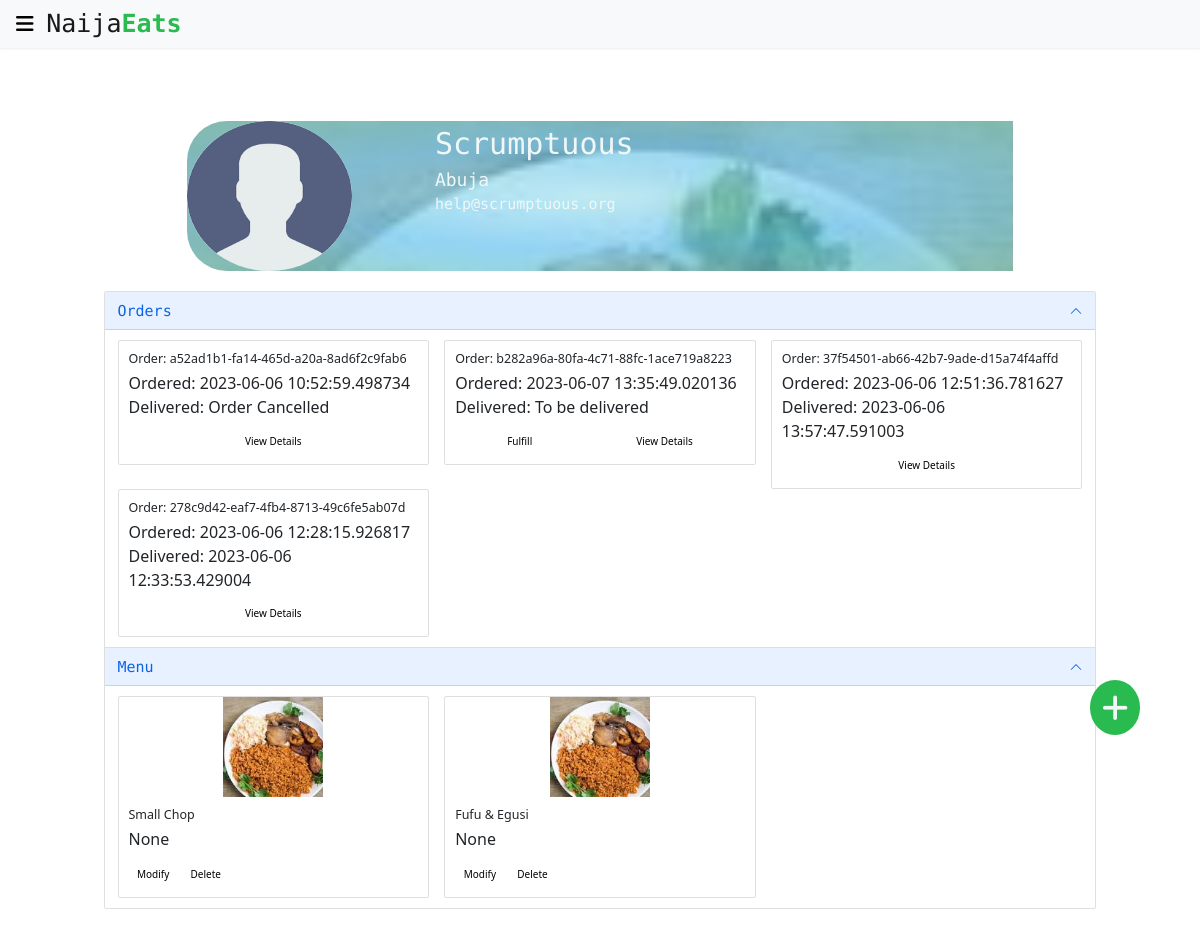
Page /profile/7e546509-2631-4c0f-870c-4f03f7c1c5be (signed in) on the committed database.
### app/models/user.py (models this page shows, shortened)
class User(UserMixin, db.Model):
    id = db.Column(db.String(50), primary_key=True, default=generate_uuid)
    first_name = db.Column(db.String(70), nullable=True)
    last_name = db.Column(db.String(70), nullable=True)
    org_name = db.Column(db.String(70), nullable=True)
    image_url = db.Column(db.Text, nullable=False,
                          default='../static/images/sample_user.png')
    email = db.Column(db.String(150), nullable=False, unique=True)
    password = db.Column(db.String(100), nullable=False)
    is_business = db.Column(db.Boolean(), nullable=False, default=False)
    address = db.Column(db.Text, default='User Address Supposed To Go Here')
    city_id = db.Column(db.String(50), db.ForeignKey('city.id'),
                        nullable=False)
    menu = db.relationship('MenuItem', backref='restaurant', lazy=True)
    orders = db.relationship('PlacedOrder', backref='buyer', lazy=True)
    reviews = db.relationship('Review', backref='user', lazy=True)

### app/models/city.py (models this page shows, shortened)
class City(db.Model):
    id = db.Column(db.String(50), primary_key=True, default=generate_uuid)
    name = db.Column(db.String(30), nullable=False, unique=True)
    zip_code = db.Column(db.String(20))
    users = db.relationship('User', backref='city', lazy=True)

### app/models/placed_order.py (models this page shows, shortened)
class PlacedOrder(db.Model):
    id = db.Column(db.String(50), primary_key=True, default=generate_uuid)
    quantity = db.Column(db.Integer, nullable=False, default=0)
    order_date = db.Column(db.DateTime, nullable=False, default=datetime.now())
    delivery_date = db.Column(db.DateTime)
    delivery_address = db.Column(db.Text)
    total_price = db.Column(db.Float)
    cancelled = db.Column(db.Boolean, default=False)
    delivered = db.Column(db.Boolean, default=False)
    user_id = db.Column(db.String(50), db.ForeignKey('user.id'),
                        nullable=True)
    reviews = db.relationship('Review', backref='order', lazy=True)
    menu = db.relationship('MenuItem', secondary='order_menuitem',
                           backref='orders')

### app/models/menu_item.py (models this page shows, shortened)
class MenuItem(db.Model):
    id = db.Column(db.String(50), primary_key=True, default=generate_uuid)
    title = db.Column(db.String(50), nullable=False)
    image_url = db.Column(db.Text, nullable=False,
                          default="../static/images/naijafoods.jpeg")
    description = db.Column(db.Text)
    price = db.Column(db.Numeric(precision=5, scale=2), nullable=False)
    category_id = db.Column(db.String(50), db.ForeignKey('category.id'),
                            nullable=False)
    user_id = db.Column(db.String(50), db.ForeignKey('user.id'),
                        nullable=True)

### app/user/routes.py (the view)
@bp.route("/profile/<user_id>")
@login_required
def profile(user_id):
    user = User.query.get(user_id)
    orders = []
    if user.is_business:
        menu = MenuItem.query.all()
        for menu_item in menu:
            if menu_item.restaurant == user:
                orders.extend(menu_item.orders)
        order_ids = set([order.id for order in orders])
        orders = []
        for order_id in order_ids:
            orders.append(PlacedOrder.query.get(order_id))
    else:
        orders = user.orders
    return render_template('profile.html', user=user, orders=orders)

### app/__init__.py (called while the page is built)
def create_app(config_class=Config):
    app = Flask(__name__)
    app.config.from_object(config_class)
    db.init_app(app=app)
    login_manager = LoginManager()
    login_manager.init_app(app)
    login_manager.login_view = 'user_bp.login'
    from app.main import bp as main_bp
    from app.user import bp as user_bp
    app.register_blueprint(main_bp)
    app.register_blueprint(user_bp)
    @login_manager.user_loader
    def load_user(user_id):
        return User.query.get(user_id)
    @app.route('/test/')
    def test_app():
        return '<h1>It seems the app is working well</h1>'
    return app

### app/templates/profile.html (shortened to what this page needs)
{% extends "base.html" %}
{% block content %}
{% include 'simple_nav.html' %}
<div class="profile-area">
  <div class="profile-header">
    <div class="profile-image">
      <img src="{{ user.image_url }}" alt="Image of a sample user profile">
    </div>
    <div class="profile-details">
      {% if user.is_business %}
      <span id="user_name">{{ user.org_name }}</span>
      {% else %}
      <span id="user_name">{{ user.first_name }} {{ user.last_name }}</span>
      {% endif %}
      <span id="user_city">{{ user.city.name }}</span>
      <span id="user_email">{{ user.email }}</span>
    </div>
  </div>
  <div class="profile-body">
    <div class="accordion" id="accordionExample">
      <div class="accordion-item">
        <h2 class="accordion-header" id="headingOne">
          <button class="accordion-button" type="button" data-bs-toggle="collapse" data-bs-target="#orderPane"
            aria-expanded="true" aria-controls="orderPane">
            <span class="accordion-header">Orders</span>
          </button>
        </h2>
        <div id="orderPane" class="accordion-collapse collapse show" aria-labelledby="headingOne"
          data-bs-parent="#accordionExample">
          <div class="accordion-body">
            {% if orders |length > 0 %}
            <div class="row">
              {% for order in orders %}
              <div class="col-sm-4">
                <div class="card">
                  <div class="card-body">
                    <h5 class="card-title">Order: {{ order.id }}</h5>
                    <p class="card-text">
                      <span>Ordered: {{ order.order_date }}</span><br>
                      <span>Delivered:
                        {% if order.delivered %}
                        {{ order.delivery_date }}
                        {% elif order.cancelled %}
                        Order Cancelled
                        {% else %}
                        To be delivered
                        {% endif %}
                      </span>
                    </p>
                    <div class="order-control">
                      {% if user.is_business and not (order.delivered or order.cancelled) %}
                      <a href="{{ url_for('main_bp.fulfill_order', order_id=order.id )}}" class="btn">Fulfill</a>
                      {% endif %}
                      <a href="#" class="btn">View Details</a>
                    </div>
                  </div>
                </div>
              </div>
              {% endfor %}
            </div>
            {% else %}
            <b> Orders Associated With This User Will Appear Here </b>
            {% endif %}
          </div>
        </div>
      </div>
      {% if user.is_business %}
      <div class="accordion-item">
        <h2 class="accordion-header" id="headingOne">
          <button class="accordion-button" type="button" data-bs-toggle="collapse" data-bs-target="#menuPane"
            aria-expanded="true" aria-controls="menuPane">
            <span class="accordion-header">Menu</span>
          </button>
        </h2>
        <div id="menuPane" class="accordion-collapse collapse show" aria-labelledby="headingOne"
          data-bs-parent="#accordionExample">
          <div class="accordion-body">
            {% if user.menu |length > 0 %}
            <div class="row">
              {% for menu_item in user.menu %}
              <div class="col-sm-4">
                <div class="card menu-card">
                  <img src="{{ menu_item.image_url }}" class="card-img-top" alt="...">
                  <div class="card-body">
                    <h5 class="card-title">{{ menu_item.title }}</h5>
                    <p class="card-text">{{ menu_item.description }}</p>
                    <a href="#" class="btn btn-delete">Modify</a>
                    <a href="{{ url_for('main_bp.delete_menuitem', item_id=menu_item.id) }}"
                      class="btn btn-delete">Delete</a>
                  </div>
                </div>
              </div>
              {% endfor %}
            </div>
            {% else %}
            <b> Menu Created By This Restaurant Will Appear Here </b>
            {% endif %}
          </div>
        </div>
      </div>
      {% endif %}
    </div>
  </div>
  {% if user.is_business %}
  <div class="add-menu-item">
    <a href="#" class="btn">
      <i class="fa-solid fa-plus"></i>
    </a>
  </div>
  {% endif %}
</div>
{% endblock %}

### app/static/style/main.css (style rules this page uses)
* { margin: 0; padding: 0; box-sizing: border-box; }
html { font-size: 10px; }
body { position: relative; font-size: 1.6rem; padding: 10px; }
a, a:link, a:visited, a:active { color: black; text-decoration: none; }
.profile-area { width: 90%; height: fit-content; margin: 5vh auto; padding: 1.5rem; }
.profile-header { width: 80%; margin: 0 auto; background-image: radial-gradient( ellipse, rgba(84, 213, 227, 0.3), rgba(105, 197, 240, 0.7), rgba(115, 199, 185, 0.7) ), url(../images/naijafoods.jpeg); background-repeat: no-repeat; background-size: 100%; background-position: top center; border-top-left-radius: 4rem; border-bottom-left-radius: 4rem; }
.profile-image { display: inline-block; width: 20%; height: fit-content; }
.profile-image img { width: 100%; height: 150px; border-radius: 50%; }
.profile-details { width: 70%; height: 50%; float: right; }
.profile-details span { display: block; font-family: 'Roboto Mono', monospace; font-weight: 500; color: #f0f7f7; }
.profile-details #user_name { font-size: 3rem; }
.profile-details #user_city { font-size: 1.8rem; }
.profile-details #user_email { font-size: 1.5rem; }
.profile-body { padding: 2rem; }
.profile-body .accordion-header { font-family: 'Roboto Mono', monospace; font-size: 1.5rem; font-weight: 500; }
.menu-card { position: relative; height: fit-content; }
.menu-card img { height: 10rem; object-fit: contain; object-position: center; }
.order-control { display: flex; flex-direction: row; justify-content: space-around; }
.btn-delete { position: relative; }
.add-menu-item { background-color: #29ba50; width: 5rem; height: fit-content; text-align: center; border-radius: 50%; position: fixed; top: 85vh; right: 5%; z-index: 10; }
.add-menu-item a { color: #f0f7f7; font-size: 3rem; }

### rows in the picture
User: image_url (picture), org_name "Scrumptuous", email "help@scrumptuous.org"
City: city.name "Abuja"
PlacedOrder: id "a52ad1b1-fa14-465d-a20a-8ad6f2c9fab6", order_date "2023-06-06 10:52:59.498734", delivered "Order Cancelled"
PlacedOrder: id "b282a96a-80fa-4c71-88fc-1ace719a8223", order_date "2023-06-07 13:35:49.020136", delivered "To be delivered"
PlacedOrder: id "37f54501-ab66-42b7-9ade-d15a74f4affd", order_date "2023-06-06 12:51:36.781627", delivery_date "2023-06-06 13:57:47.591003"
PlacedOrder: id "278c9d42-eaf7-4fb4-8713-49c6fe5ab07d", order_date "2023-06-06 12:28:15.926817", delivery_date "2023-06-06 12:33:53.429004"
MenuItem: image_url (picture), title "Small Chop", description "None"
MenuItem: image_url (picture), title "Fufu & Egusi", description "None"
